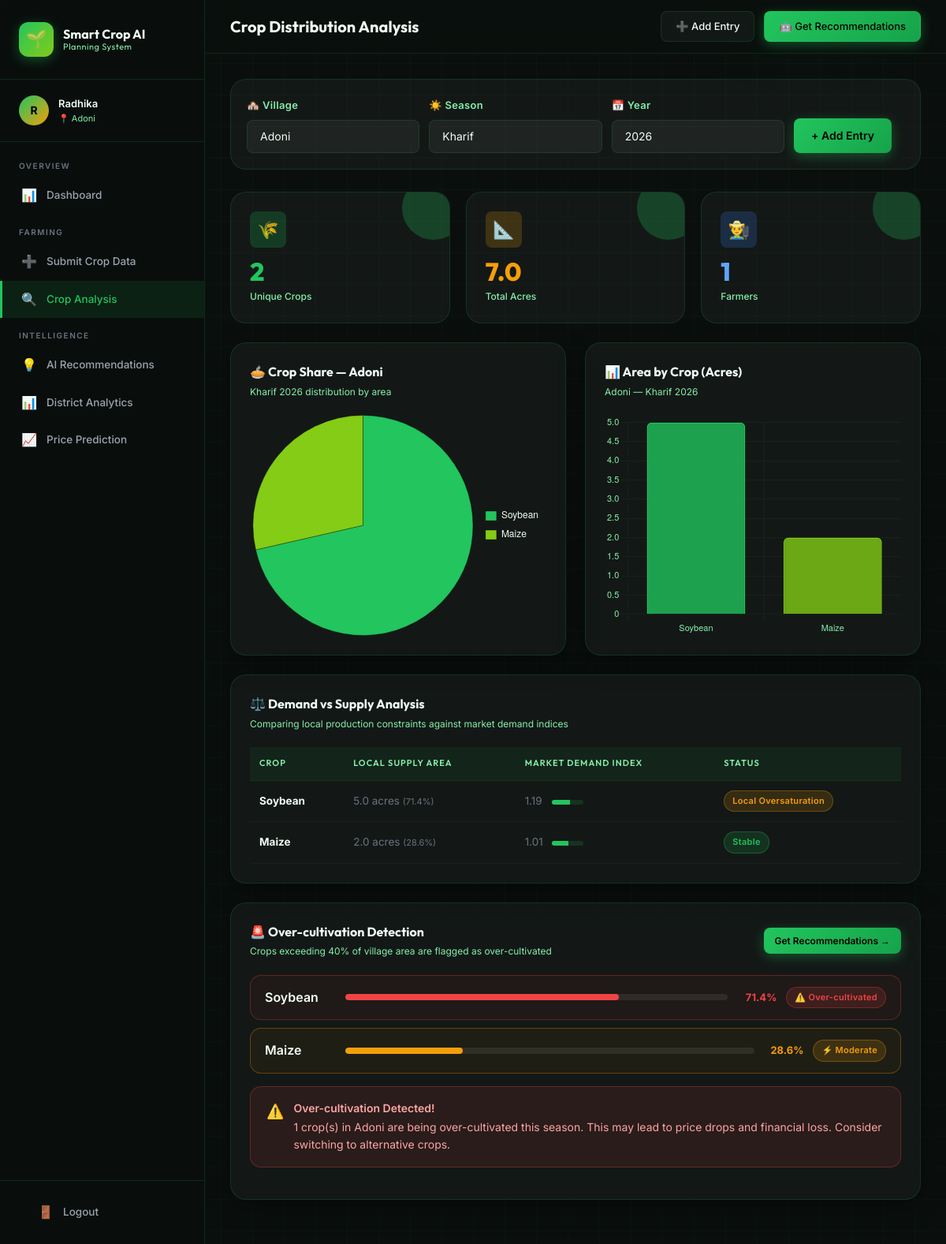
The page /crops/analysis (signed in) on the database as committed earlier.
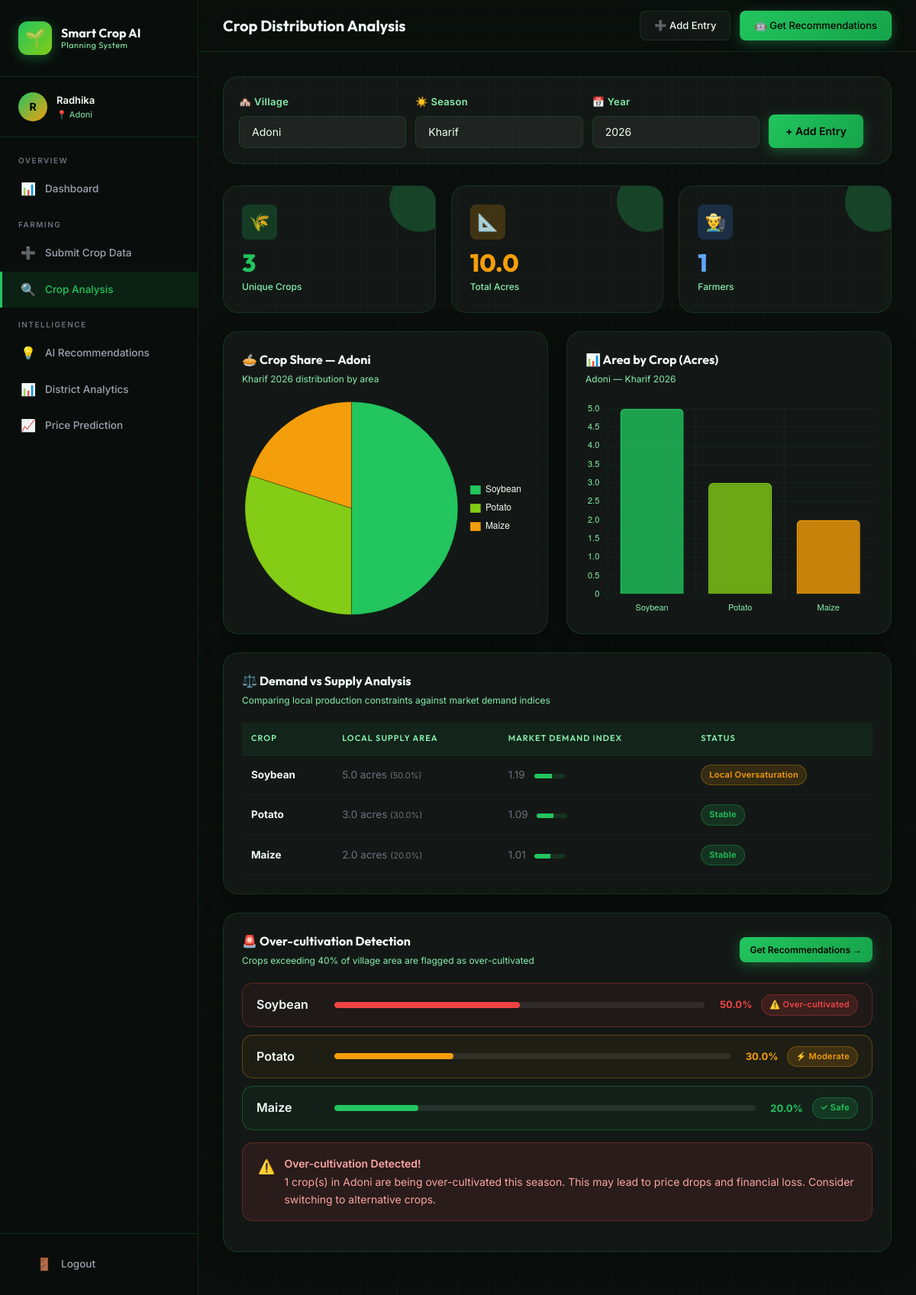
The same page on the database as committed later.
### tables this page shows
CREATE TABLE crop_entries (
    id INTEGER PRIMARY KEY AUTOINCREMENT,
    user_id INTEGER NOT NULL,
    state TEXT NOT NULL DEFAULT 'Andhra Pradesh',
    district TEXT NOT NULL,
    mandal TEXT NOT NULL,
    village TEXT NOT NULL,
    crop_name TEXT NOT NULL,
    area_acres REAL NOT NULL,
    season TEXT NOT NULL,
    year INTEGER NOT NULL,
    created_at DATETIME DEFAULT CURRENT_TIMESTAMP,
    FOREIGN KEY (user_id) REFERENCES users(id)
);

### routes/crops.py (the view)
@crops_bp.route('/analysis')
@login_required
def analysis():
    db = get_db()
    village = request.args.get('village', current_user.village)
    season = request.args.get('season', 'Kharif')
    year = request.args.get('year', datetime.datetime.now().year, type=int)
    villages = CropEntry.get_all_villages(db)
    distribution = get_crop_distribution(db, village, season, year)
    flagged = detect_over_cultivation(distribution) if distribution else []
    village_stats = get_village_stats(db, village)
    global_dist = []
    for v in villages[:10]:
        d = get_crop_distribution(db, v, season, year)
        if d:
            global_dist.append({'village': v, 'crops': d})
    demand_supply_metrics = get_demand_supply_metrics(db, village, current_user.district, season, year)
    years = list(range(2020, datetime.datetime.now().year + 2))
    return render_template('analysis.html',
        village=village,
        season=season,
        year=year,
        villages=villages,
        seasons=Config.SEASONS,
        years=years,
        distribution=distribution,
        flagged=flagged,
        village_stats=village_stats,
        global_dist=global_dist,
        demand_supply_metrics=demand_supply_metrics
    )

### db.py (called while the page is built)
def get_db():
    if 'db' not in g:
        g.db = sqlite3.connect(Config.DATABASE, detect_types=sqlite3.PARSE_DECLTYPES)
        g.db.row_factory = sqlite3.Row
    return g.db

### models/crop_entry.py (called while the page is built)
    @staticmethod
    def get_by_village(db, village, season=None, year=None):
        query = "SELECT * FROM crop_entries WHERE village = ?"
        params = [village]
        if season:
            query += " AND season = ?"
            params.append(season)
        if year:
            query += " AND year = ?"
            params.append(year)
        query += " ORDER BY created_at DESC"
        return db.execute(query, params).fetchall()

    @staticmethod
    def get_all_villages(db):
        rows = db.execute("SELECT DISTINCT village FROM crop_entries ORDER BY village").fetchall()
        return [r[0] for r in rows]

    @staticmethod
    def get_distribution(db, village, season, year):
        return db.execute(
            """SELECT crop_name, SUM(area_acres) as total_area
               FROM crop_entries
               WHERE village=? AND season=? AND year=?
               GROUP BY crop_name
               ORDER BY total_area DESC""",
            (village, season, year)
        ).fetchall()

### templates/analysis.html (shortened to what the changed rows need)
{% extends 'base.html' %}
{% block page_title %}Crop Distribution Analysis{% endblock %}
{% block content %}
{% if village_stats %}
<div class="stats-grid" style="margin-bottom:24px;">
    <div class="stat-card">
        <div class="stat-icon green">🌾</div>
        <div class="stat-value" style="color:var(--primary);">{{ village_stats.unique_crops }}</div>
        <div class="stat-label">Unique Crops</div>
    </div>
    <div class="stat-card">
        <div class="stat-icon amber">📐</div>
        <div class="stat-value" style="color:var(--accent-warm);">{{ village_stats.total_area }}</div>
        <div class="stat-label">Total Acres</div>
    </div>
    <div class="stat-card">
        <div class="stat-icon blue">👨‍🌾</div>
        <div class="stat-value" style="color:#60a5fa;">{{ village_stats.total_farmers }}</div>
        <div class="stat-label">Farmers</div>
    </div>
</div>
{% endif %}
{% if distribution %}
<div class="grid-2" style="margin-bottom:24px;">
    <div class="card">
        <div class="card-header">
            <div>
                <div class="card-title">🥧 Crop Share — {{ village }}</div>
                <div class="card-subtitle">{{ season }} {{ year }} distribution by area</div>
            </div>
        </div>
        <div class="chart-container" style="height:280px;">
            <canvas id="pieChart"></canvas>
        </div>
    </div>
    <div class="card">
        <div class="card-header">
            <div>
                <div class="card-title">📊 Area by Crop (Acres)</div>
                <div class="card-subtitle">{{ village }} — {{ season }} {{ year }}</div>
            </div>
        </div>
        <div class="chart-container" style="height:280px;">
            <canvas id="barChart"></canvas>
        </div>
    </div>
</div>
{% if demand_supply_metrics %}
<div class="card" style="margin-bottom:24px;">
    <div class="card-header">
        <div>
            <div class="card-title">⚖️ Demand vs Supply Analysis</div>
            <div class="card-subtitle">Comparing local production constraints against market demand indices</div>
        </div>
    </div>
    <div style="overflow-x:auto;">
        <table style="width:100%; border-collapse: collapse; text-align: left;">
            <thead>
                <tr style="border-bottom:1px solid var(--border); color:var(--text-dim); font-family:'Outfit', sans-serif;">
                    <th style="padding:12px;">Crop</th>
                    <th style="padding:12px;">Local Supply Area</th>
                    <th style="padding:12px;">Market Demand Index</th>
                    <th style="padding:12px;">Status</th>
                </tr>
            </thead>
            <tbody>
                {% for row in demand_supply_metrics %}
                <tr style="border-bottom:1px solid rgba(255,255,255,0.03);">
                    <td style="padding:12px; font-weight:bold; color:var(--text);">{{ row.crop }}</td>
                    <td style="padding:12px; color:var(--text-dim);">{{ row.supply_area }} acres <span style="font-size:11px;">({{ row.supply_pct }}%)</span></td>
                    <td style="padding:12px; color:var(--text-dim);">
                        {{ row.demand_index }}
                        <span style="display:inline-block; margin-left:8px; width:40px; height:6px; background-color:var(--border); border-radius:4px; overflow:hidden;">
                            <span style="display:block; height:100%; width:{{ (row.demand_index / 2) * 100 }}%; background-color:var(--primary);"></span>
                        </span>
                    </td>
                    <td style="padding:12px;">
                        <span class="badge badge-{{ row.status_color }}">{{ row.status }}</span>
                    </td>
                </tr>
                {% endfor %}
            </tbody>
        </table>
    </div>
</div>
{% endif %}
<div class="card" style="margin-bottom:24px;">
    <div class="card-header">
        <div>
            <div class="card-title">🚨 Over-cultivation Detection</div>
            <div class="card-subtitle">Crops exceeding 40% of village area are flagged as over-cultivated</div>
        </div>
        <a href="{{ url_for('crops.recommend') }}?village={{ village }}&season={{ season }}&district={{ current_user.district }}"
           class="btn btn-primary btn-sm">Get Recommendations →</a>
    </div>
    {% if flagged %}
    {% for f in flagged %}
    <div class="overcultivation-bar {% if f.over_cultivated %}danger{% elif f.percentage > 25 %}warning{% else %}safe{% endif %}">
        <span class="oc-crop">{{ f.crop }}</span>
        <div class="oc-bar-track">
            <div class="oc-bar-fill {% if f.over_cultivated %}danger{% elif f.percentage > 25 %}warning{% else %}success{% endif %}"
                 style="width:{{ [f.percentage, 100] | min }}%"></div>
        </div>
        <span class="oc-pct" style="color:{% if f.over_cultivated %}var(--danger){% elif f.percentage > 25 %}var(--warning){% else %}var(--primary){% endif %}">
            {{ f.percentage }}%
        </span>
        {% if f.over_cultivated %}
        <span class="badge badge-danger">⚠️ Over-cultivated</span>
        {% elif f.percentage > 25 %}
        <span class="badge badge-warning">⚡ Moderate</span>
        {% else %}
        <span class="badge badge-success">✓ Safe</span>
        {% endif %}
    </div>
    {% endfor %}
    {% if flagged | selectattr('over_cultivated') | list %}
    <div class="alert alert-danger" style="margin-top:16px;">
        <span class="alert-icon">⚠️</span>
        <div class="alert-content">
            <strong>Over-cultivation Detected!</strong>
            {{ flagged | selectattr('over_cultivated') | list | length }} crop(s) in {{ village }} are being over-cultivated this season.
            This may lead to price drops and financial loss. Consider switching to alternative crops.
        </div>
    </div>
    {% endif %}
    {% else %}
    <div class="empty-state" style="padding:30px 0;">
        <div class="empty-state-icon">📭</div>
        <div class="empty-state-title">No data for this combination</div>
        <div class="empty-state-text">Try a different village, season, or year filter.</div>
    </div>
    {% endif %}
</div>
{% endif %}
{% endblock %}
{% block extra_scripts %}
{% if distribution %}
<script>
(function() {
    const labels  = {{ distribution | map(attribute='crop') | list | tojson }};
    const data    = {{ distribution | map(attribute='area') | list | tojson }};
    const palette = ['#22c55e','#84cc16','#f59e0b','#f87171','#60a5fa','#a78bfa','#fb923c','#34d399','#fbbf24','#4ade80'];
    const isMobile = window.innerWidth <= 768;
    // Pie chart
    new Chart(document.getElementById('pieChart'), {
        type: 'pie',
        data: { labels, datasets: [{ data, backgroundColor: palette.slice(0, labels.length), borderColor:'rgba(0,0,0,0.3)', borderWidth:1, hoverOffset:8 }] },
        options: {
            responsive: true,
            maintainAspectRatio: false,
            plugins: {
                legend: { position: isMobile ? 'bottom' : 'right', labels: { color:'#f0fdf4', font:{ size:isMobile ? 10 : 12 }, padding:isMobile ? 10 : 12, boxWidth:isMobile ? 10 : 14 } },
                tooltip: { callbacks: { label: (ctx) => ` ${ctx.label}: ${ctx.parsed.toFixed(1)} acres` } }
            }
        }
    });
    // Bar chart
    new Chart(document.getElementById('barChart'), {
        type: 'bar',
        data: {
            labels,
            datasets: [{
                label: 'Total Area (acres)',
                data,
                backgroundColor: palette.slice(0, labels.length).map(c => c + 'cc'),
                borderColor: palette.slice(0, labels.length),
                borderWidth: 1.5,
                borderRadius: 6
            }]
        },
        options: {
            responsive: true,
            maintainAspectRatio: false,
            scales: {
                x: { ticks: { color:'#86efac', font:{ size:isMobile ? 10 : 11 } }, grid: { color:'rgba(34,197,94,0.07)' } },
                y: { ticks: { color:'#86efac', font:{ size:isMobile ? 10 : 11 } }, grid: { color:'rgba(34,197,94,0.07)' }, beginAtZero: true }
            },
            plugins: {
                legend: { display:false },
                tooltip: { callbacks: { label: (ctx) => ` ${ctx.parsed.y.toFixed(1)} acres` } }
            }
        }
    });
})();
</script>
{% endif %}
{% endblock %}

Rows that differ between the two databases and show on the page:
computed for crop_entries "Soybean": supply_pct "71.4" → "50.0"
added crop_entries: crop "Potato", supply_area "3.0", supply_pct "30.0", demand_index "1.09", {{ (row.demand_index / 2) * 100 }} 54.50000000000001 (drawn), status "Stable"
computed for crop_entries "Maize": supply_pct "28.6" → "20.0"
Other text that changed with them:
{{ village_stats.unique_crops }}: "2" → "3"
{{ village_stats.total_area }}: "7.0" → "10.0"
chart data {{ distribution | map(attribute='crop') | list | tojson }}: ["Soybean", "Maize"] → ["Soybean", "Potato", "Maize"]
chart data {{ distribution | map(attribute='area') | list | tojson }}: [5.0, 2.0] → [5.0, 3.0, 2.0]
new list line: "Soybean 50.0 % ⚠️ Over-cultivated"
new list line: "Potato 30.0 % ⚡ Moderate"
new list line: "Maize 20.0 % ✓ Safe"
list line gone: "Soybean 71.4 % ⚠️ Over-cultivated"
list line gone: "Maize 28.6 % ⚡ Moderate"
